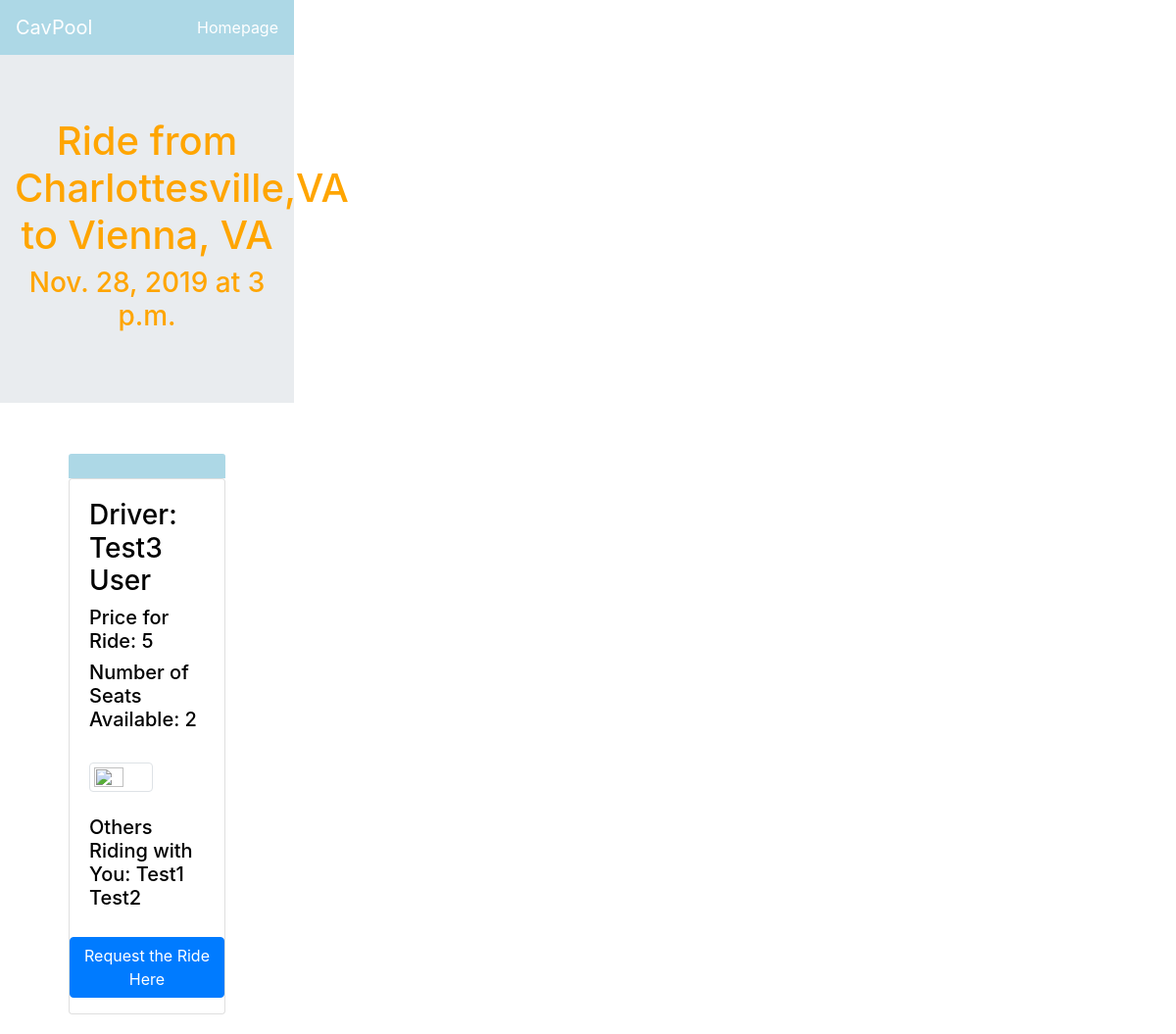
The page /17/ride on the database its author committed.
### Rideshare_app/models.py (models this page shows, shortened)
class Ride(models.Model):
    departure_location = models.CharField(max_length = 30)
    destination_location = models.CharField(max_length = 30)
    departure_state = models.CharField(max_length = 30, null = True, blank = True)
    destination_state = models.CharField(max_length = 30, null = True, blank = True)
    date = models.DateField()
    time = models.TimeField(blank = True, null = True)
    seats = models.IntegerField(null = True, blank = True)
    price = models.IntegerField(null = True, blank = True)
    driver = models.ForeignKey(Driver, null = True, on_delete = models.CASCADE)
    riders = models.ManyToManyField(Rider, blank = True)
    confirmed_riders = models.ManyToManyField(Rider, blank = True, related_name = "confirmed_riders")
    pending_riders = models.ManyToManyField(Rider, blank = True, related_name = "pending_riders")

class Driver(models.Model):
    first_name = models.CharField(max_length = 30)
    last_name = models.CharField(max_length = 30)
    email = models.CharField(max_length = 100)
    venmo = models.CharField(max_length = 30, blank = True, null = True)
    phone_number = models.CharField(max_length = 20, blank = True, null = True)
    car_make = models.CharField(max_length = 30, blank = True, null = True)
    car_model = models.CharField(max_length = 30, blank = True, null = True)
    def __str__(self):
        return self.first_name + " " + self.last_name;

class Rider(models.Model):
    first_name = models.CharField(max_length = 30)
    last_name = models.CharField(max_length = 30)
    email = models.CharField(max_length = 100)
    venmo = models.CharField(max_length = 30, blank = True, null = True)
    phone_number = models.CharField(max_length = 20, blank = True, null = True)

### Rideshare_app/views.py (the view)
# urls.py: path('<int:id>/ride', views.ride, name= 'ride'),
def ride(request, id):
    ride = get_object_or_404(Ride, pk = id)
    if request.method == "POST":
        form = RequestRideForm(request.POST)
        if form.is_valid() == True:
            rider = Rider.objects.get(pk=4)
            ride.pending_riders.add(rider)
            return HttpResponseRedirect(reverse('request_ride_result', args=(id,))) # here id refers to ride id
    else:
        form = RequestRideForm()
    pending_riders = ride.pending_riders.all()
    confirmed_riders = ride.confirmed_riders.all()
    context = {"ride" : ride, "pending_riders" : pending_riders, "confirmed_riders" : confirmed_riders}
    return render(request, 'Rideshare_app/ride.html', context)

### Rideshare_app/templates/Rideshare_app/ride.html (shortened to what this page needs)
{% load bootstrap4 %}
{% bootstrap_css %}
<html>
<head>
<link rel="stylesheet" type="text/css" href="profile.css">
  <nav class="navbar navbar-dark" style="background-color:lightblue">
  <a class="navbar-brand" style ="color:white"> CavPool</a>
  <ul class="navbar-nav">
    <li class="nav-item active">
      <a class="nav-link" href="{% url 'index' %}">Homepage</a>
    </li>
  </ul>
</nav>
<div class="jumbotron jumbotron-fluid">
  <div class="container">
     <h1 style = "text-align: center; color:orange"> Ride from {{ride.departure_location}},{{ride.departure_state}} to {{ride.destination_location}}, {{ride.destination_state}} </h1>
     <h3 style = "text-align: center; color:orange"> {{ride.date}}  at {{ride.time}}</h3>
  </div>
</div>
</head>
<div class="col-sm-8">
    <div class="card-header" style="background-color: lightblue; border-color: transparent;">
    </div>
    <div class="card">
      <div class="card-body">
        <h3 style = "text-align: left ;color: black"> Driver: {{ride.driver}} </h3>
        <h5 style ="text-align: left ;color: black"> Price for Ride: {{ride.price}}</h5>
        <h5 style ="text-align: left ;color: black"> Number of Seats Available: {{ride.seats}}</h5>
        <br>
        <img src="https://i.imgur.com/wk69iyi.png"class="img-thumbnail" alt="">
	    <br>
	    <br>
	    <h5 style ="text-align: left ;color: black"> Others Riding with You:
	    	{% for i in confirmed_riders %}
				{{i.first_name}}
			{% endfor %}
		</h5>
	</div>
    <form method="post">
   		<div style ="text-align: center" >
    	<button type="submit" class="btn btn-primary">Request the Ride Here</button>
  	</form>
  </div>
</div>
</body>
</html>

### Rideshare_app/templates/Rideshare_app/profile.css (style rules this page uses)
html, body, header, .column { float: left; width: 50%; }

### Rideshare_app/templates/Rideshare_app/ride.html (style rules this page uses)
.col-sm-8 { width: 80%; margin: 0 auto; padding: 20px; }
img { border: 1px solid; margin: 0 auto; border-radius: 4px; padding: 20px; width: 55%; }

### rows shown on the page
Ride: departure_location "Charlottesville", departure_state "VA", destination_location "Vienna", destination_state "VA", date "Nov. 28, 2019", time "3 p.m.", driver "Test3 User", price "5", seats "2"
Rider: first_name "Test1"
Rider: first_name "Test2"
